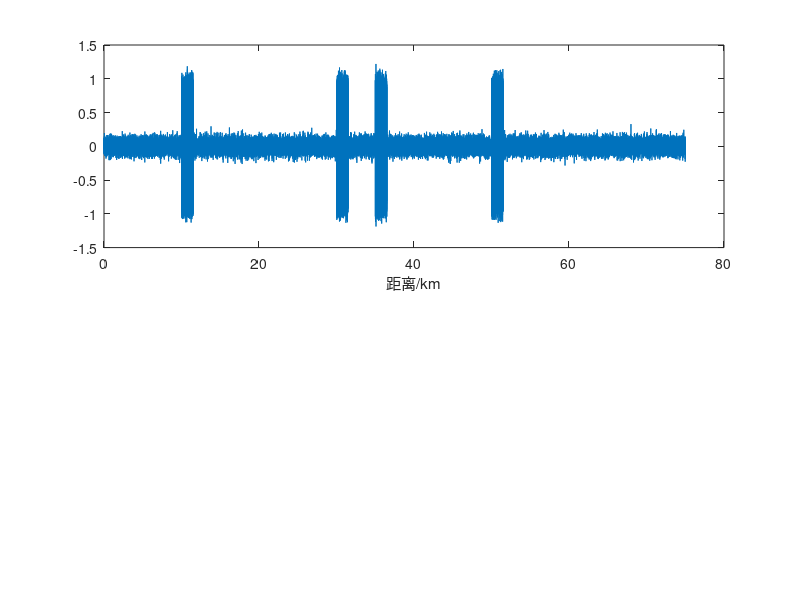

Source code (MATLAB): (Note: this script raises an error after producing the figure.)
% written by Patrick_xie
% https://zhuanlan.zhihu.com/p/457093041
% 本程序用于学习雷达目标信号回波生成仿真
% 本程序用于单脉冲单通道多目标雷达回波信号仿真处理
% 可以学习LFM信号如何通过脉冲压缩和MTD处理来同时测量目标的距离和速度

clc;
clear;
close all;
%% 1. 信号与系统参数设置
f = 10e6;         % 调频信号基础频率 10MHz
fs = 100e6;       % 采样频率
ts = 1 / fs;      % 采样周期
B = 10^7;         % 调频范围（带宽）
T = 10^(-5);      % 脉冲宽度
u = B / T;        % 调频率，斜率
c = 3e8;          % 光速
PRT = 500e-6;     % 脉冲重复周期

%% 2. 生成LFM信号与回波
r1 = 10000;             % 目标1距离
tao1 = 2*r1/c;          % 计算目标1时延（电磁波往返时间）
n1 = round(tao1 / ts);  % 把目标1时延转换成采样点数
r2 = 30000;             % 计算目标2时延（电磁波往返时间）
tao2 = 2*r2/c;          % 把目标2时延转换成采样点数
n2 = round(tao2 / ts);  % 目标2时延转换为采样点数
r3 = 35000;             % 目标3距离
tao3 = 2*r3/c;          % 计算目标3时延（电磁波往返时间）
n3 = round(tao3 / ts);  % 把目标3时延转换成采样点数
r4 = 50000;
tao4 = 2*r4/c;
n4 = round(tao4 / ts);
NN = PRT / ts;          % 一个完整PRT内的采样点数

t1 = 0 : ts : T-ts;
y = sin(2*pi*(f*t1+0.5*u*t1.^2));
N = length(y);

y1 = [zeros(1, n1), y, zeros(1, NN-n1-N)];  % 通过前后补零的方式，模拟信号的时延，将三个目标回波信号长度补到NN
y2 = [zeros(1, n2), y, zeros(1, NN-n2-N)];
y3 = [zeros(1, n3), y, zeros(1, NN-n3-N)];
y4 = [zeros(1, n4), y, zeros(1, NN-n4-N)];
xt = y1+y2+y3+y4;                              % 将三个回波信号叠加得到总的回波信号

% --- 在信号上添加高斯白噪声 ---
noise_power = 1e-2; % 可调噪声功率
noise = sqrt(noise_power/2) * randn(size(xt));
xt = xt + noise;




%% 3. 信号时域和频域分析
figure;
subplot(2, 1, 1);
plot((0:length(xt)-1)*ts*c/2/1000, xt);  % 注意横轴坐标将回波信号的采样点索引转换为对应的实际距离，单位：千米
xlabel('距离/km');
subtitle('雷达回波信号的时域图');
xtfft = abs(fft(xt, 50000));
subplot(2, 1, 2);
fx = (0:length(xt)/2-1)*fs/length(xt);   % 计算公式 `k * (fs / N)` 是**傅里叶变换频率分辨率**的通用公式，其中 `k` 是频率索引，`fs` 是采样频率，`N` 是信号长度。
plot(fx/1e6, xtfft(1:length(xt)/2));
xlabel('频率/MHz');
subtitle('雷达回波信号的频域图');

figure;
xtfft_shift = fftshift(xtfft);
fx_shift = (-length(xt)/2 : length(xt)/2-1) * fs/length(xt);
plot(fx_shift/1e6,xtfft_shift);
xlabel('频率/MHz');
title('频谱搬移后雷达回波信号的频域图');


%% 4. 混频解调与滤波
% 对回波信号采样
fs1 = 100e6;
ts1 = 1/fs1;
t2 = 0 : ts1 : (length(xt)-1)*ts1;
xrt = xt .* sin(2*pi*f*t2);             % 混频（下变频）。混频后，高频信号被转移到基带，其频率信息可以被有效提取。

fx1 = (0:length(xt)/2-1)*fs1/length(xt);
figure;
subplot(2, 1, 1);
plot((0:length(xt)-1)*ts*c/2/1000, xrt);
xlabel('距离/km');
title('解调后雷达回波信号的时域图');
xrtfft = abs(fft(xrt, 50000));
subplot(2, 1, 2);
fx1=(0:length(xrt)/2-1)*fs1/length(xrt);
plot(fx1/1e6, xrtfft(1:length(xrt)/2));
xlabel('频率/MHz');
title('解调后雷达回波信号的频域图');

load FIR.mat                      % 滤波，除去混频所产生的高频分量，只保留基带有用的信号
firxrt = filter(Num, 1,  xrt);    
firfft = abs(fft(firxrt, 50000));

figure;
plot(fx1/1e6, firfft(1:length(firxrt)/2));
xlabel('频率/MHz');
title('解调信号滤波后的信号频域图')
xrtdown = downsample(firxrt, 4);    % 下采样，下采样可以减小数据量，降低后续处理的计算负担。
value0 = abs(fft(xrtdown));           % FFT分析

figure;
fx1 = (0:length(xrtdown)/2-1)*(fs1/4)/length(xrtdown);
%plot((fx1(1:length(value0)))/1e6, value0);
plot(fx1/1e6, value0(1:length(fx1)));
xlabel('频率/MHz');
title('解调滤波后对信号抽取（下采样）的频域图')

%% 5. 脉冲压缩（匹配滤波）
T = 10^(-5);
u = B / T;   % 调频斜率
c = 3e8;
fs = 25e6;
ts = 1 / fs;
t1 = 0 : ts : T-ts;
hdt = sin(2*pi*(0*t1 + 0.5*u*t1.^2));  % 匹配滤波器

figure;
plot(hdt);
replica = xrtdown;
% y = fliplr(hdt);        % 时域卷积的匹配滤波器 
% out = conv(replica, y);
replica1= [replica,zeros(1,16384-length(replica))];
y1 = [hdt,zeros(1,16384-length(hdt))];
rfft = fft(replica1);
yfft = fft(y1);
out = abs(ifft((rfft.*conj(yfft))));   % 频域相乘
title('脉冲压缩后信号频域图');

figure;
t = (0:length(xrtdown)-1)*ts*c/2/1000;
plot(t, out(1:length(t)));
xlabel('距离/km');
title('脉冲压缩后信号时域图');